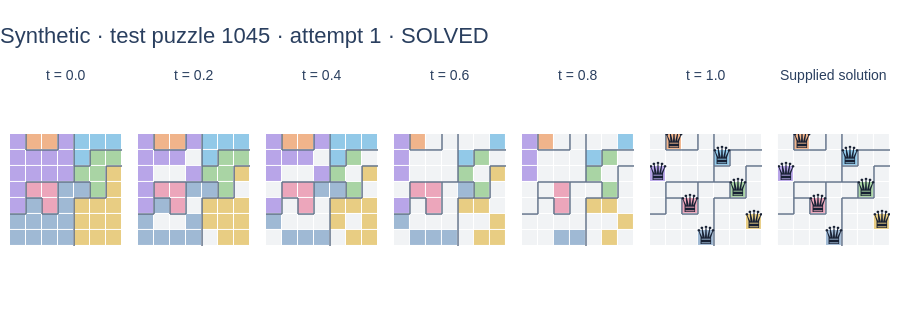
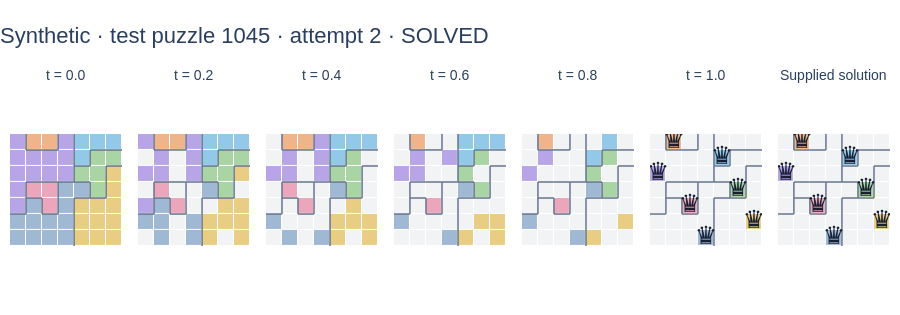

Notebook source saved alongside these figures, in order:
### Code cell
N_TRAJECTORY_PUZZLES = 3
TRAJECTORY_ATTEMPTS = 2
CAPTURE_STEPS = tuple(sorted(set(np.rint(np.linspace(0, FLOW_STEPS, 6)).astype(int))))
trajectory_indices = splits["test"][:N_TRAJECTORY_PUZZLES]
trajectory_progress = widgets.IntProgress(
    value=0,
    max=len(trajectory_indices) * TRAJECTORY_ATTEMPTS * FLOW_STEPS,
    description="Trajectories",
    style={"description_width": "initial"},
    layout=widgets.Layout(width="100%"),
)
display(trajectory_progress)
trajectory_records = []
for puzzle_index in trajectory_indices:
    for attempt in range(TRAJECTORY_ATTEMPTS):
        offset = len(trajectory_records) * FLOW_STEPS

        def update_trajectory(done, total, offset=offset):
            trajectory_progress.value = offset + done

        final, snapshots = sample_queens(
            model,
            regions[puzzle_index],
            steps=FLOW_STEPS,
            seed=SEED + 1000 + len(trajectory_records),
            capture_steps=CAPTURE_STEPS,
            progress=update_trajectory,
        )
        solved = bool(
            solution_checks(regions[puzzle_index], final[0].numpy())["solved"]
        )
        trajectory_records.append((puzzle_index, attempt, snapshots, solved))
trajectory_progress.bar_style = "success"

for puzzle_index, attempt, snapshots, solved in trajectory_records:
    titles = [f"t = {step / FLOW_STEPS:.1f}" for step in CAPTURE_STEPS] + [
        "Supplied solution"
    ]
    fig = make_subplots(
        rows=1, cols=len(titles), subplot_titles=titles, horizontal_spacing=0.018
    )
    for col, step in enumerate(CAPTURE_STEPS, start=1):
        add_board(
            fig,
            snapshots[step][0].numpy(),
            regions[puzzle_index],
            1,
            col,
            queens=step == FLOW_STEPS,
        )
    add_board(
        fig,
        target_tokens[puzzle_index],
        regions[puzzle_index],
        1,
        len(titles),
        queens=True,
    )
    source = puzzles["source_names"][puzzle_index]
    status = "SOLVED" if solved else "UNSOLVED"
    style_boards(
        fig, f"{source} · test puzzle {puzzle_index} · attempt {attempt + 1} · {status}"
    ).show(config=PLOT_CONFIG)

### Figure 1 — Plotly figure (JSON) as saved in the notebook; plotly's stock layout.template omitted (floating-point values rounded to 4 significant figures)
{"data": [{"colorscale": [[0, "#B8A5E8"], [0.125, "#B8A5E8"], [0.125, "#F0B48B"], [0.25, "#F0B48B"], [0.25, "#92C9E8"], [0.375, "#92C9E8"], [0.375, "#A9D4A4"], [0.5, "#A9D4A4"], [0.5, "#E8CD83"], [0.625, "#E8CD83"], [0.625, "#ECA6BB"], [0.75, "#ECA6BB"], [0.75, "#9FB9D4"], [0.875, "#9FB9D4"], [0.875, "#F1F3F5"], [1, "#F1F3F5"]], "customdata": [[0, 1, 1, 0, 2, 2, 2], [0, 0, 0, 0, 2, 3, 3], [0, 0, 0, 0, 3, 3, 4], [0, 5, 5, 6, 6, 3, 4], [0, 6, 5, 6, 4, 4, 4], [6, 6, 6, 6, 4, 4, 4], [6, 6, 6, 6, 4, 4, 4]], "hovertemplate": "row=%{y}, col=%{x}<br>region=%{customdata}<br>token=%{z}<extra></extra>", "showscale": false, "type": "heatmap", "xaxis": "x", "xgap": 1, "yaxis": "y", "ygap": 1, "z": [[0, 1, 1, 0, 2, 2, 2], [0, 0, 0, 0, 2, 3, 3], [0, 0, 0, 0, 3, 3, 4], [0, 5, 5, 6, 6, 3, 4], [0, 6, 5, 6, 4, 4, 4], [6, 6, 6, 6, 4, 4, 4], [6, 6, 6, 6, 4, 4, 4]], "zmax": 7.5, "zmin": -0.5}, {"hoverinfo": "skip", "line": {"color": "#64748B", "width": 1.5}, "mode": "lines", "showlegend": false, "type": "scatter", "x": [0.5, 0.5, null, 0.5, 1.5, null, 2.5, 2.5, null, 1.5, 2.5, null, 3.5, 3.5, null, 4.5, 5.5, null, 5.5, 6.5, null, 3.5, 3.5, null, 4.5, 4.5, null, 3.5, 4.5, null, 5.5, 6.5, null, 0.5, 1.5, null, 1.5, 2.5, null, 3.5, 3.5, null, 2.5, 3.5, null, 3.5, 4.5, null, 5.5, 5.5, null, 0.5, 0.5, null, 0.5, 1.5, null, 2.5, 2.5, null, 4.5, 4.5, null, 3.5, 4.5, null, 5.5, 5.5, null, 4.5, 5.5, null, 0.5, 0.5, null, -0.5, 0.5, null, 1.5, 1.5, null, 2.5, 2.5, null, 1.5, 2.5, null, 3.5, 3.5, null, 3.5, 3.5, null, 3.5, 3.5, null], "xaxis": "x", "y": [-0.5, 0.5, null, 0.5, 0.5, null, -0.5, 0.5, null, 0.5, 0.5, null, -0.5, 0.5, null, 0.5, 0.5, null, 0.5, 0.5, null, 0.5, 1.5, null, 0.5, 1.5, null, 1.5, 1.5, null, 1.5, 1.5, null, 2.5, 2.5, null, 2.5, 2.5, null, 1.5, 2.5, null, 2.5, 2.5, null, 2.5, 2.5, null, 1.5, 2.5, null, 2.5, 3.5, null, 3.5, 3.5, null, 2.5, 3.5, null, 2.5, 3.5, null, 3.5, 3.5, null, 2.5, 3.5, null, 3.5, 3.5, null, 3.5, 4.5, null, 4.5, 4.5, null, 3.5, 4.5, null, 3.5, 4.5, null, 4.5, 4.5, null, 3.5, 4.5, null, 4.5, 5.5, null, 5.5, 6.5, null], "yaxis": "y"}, {"colorscale": [[0, "#B8A5E8"], [0.125, "#B8A5E8"], [0.125, "#F0B48B"], [0.25, "#F0B48B"], [0.25, "#92C9E8"], [0.375, "#92C9E8"], [0.375, "#A9D4A4"], [0.5, "#A9D4A4"], [0.5, "#E8CD83"], [0.625, "#E8CD83"], [0.625, "#ECA6BB"], [0.75, "#ECA6BB"], [0.75, "#9FB9D4"], [0.875, "#9FB9D4"], [0.875, "#F1F3F5"], [1, "#F1F3F5"]], "customdata": [[0, 1, 1, 0, 2, 2, 2], [0, 0, 0, 0, 2, 3, 3], [0, 0, 0, 0, 3, 3, 4], [0, 5, 5, 6, 6, 3, 4], [0, 6, 5, 6, 4, 4, 4], [6, 6, 6, 6, 4, 4, 4], [6, 6, 6, 6, 4, 4, 4]], "hovertemplate": "row=%{y}, col=%{x}<br>region=%{customdata}<br>token=%{z}<extra></extra>", "showscale": false, "type": "heatmap", "xaxis": "x2", "xgap": 1, "yaxis": "y2", "ygap": 1, "z": [[0, 1, 1, 0, 2, 2, 2], [0, 0, 0, 7, 2, 3, 3], [0, 7, 7, 0, 3, 3, 4], [0, 5, 5, 6, 6, 3, 7], [0, 6, 5, 7, 4, 4, 4], [6, 7, 7, 6, 4, 4, 4], [6, 6, 6, 6, 7, 4, 4]], "zmax": 7.5, "zmin": -0.5}, {"hoverinfo": "skip", "line": {"color": "#64748B", "width": 1.5}, "mode": "lines", "showlegend": false, "type": "scatter", "x": [0.5, 0.5, null, 0.5, 1.5, null, 2.5, 2.5, null, 1.5, 2.5, null, 3.5, 3.5, null, 4.5, 5.5, null, 5.5, 6.5, null, 3.5, 3.5, null, 4.5, 4.5, null, 3.5, 4.5, null, 5.5, 6.5, null, 0.5, 1.5, null, 1.5, 2.5, null, 3.5, 3.5, null, 2.5, 3.5, null, 3.5, 4.5, null, 5.5, 5.5, null, 0.5, 0.5, null, 0.5, 1.5, null, 2.5, 2.5, null, 4.5, 4.5, null, 3.5, 4.5, null, 5.5, 5.5, null, 4.5, 5.5, null, 0.5, 0.5, null, -0.5, 0.5, null, 1.5, 1.5, null, 2.5, 2.5, null, 1.5, 2.5, null, 3.5, 3.5, null, 3.5, 3.5, null, 3.5, 3.5, null], "xaxis": "x2", "y": [-0.5, 0.5, null, 0.5, 0.5, null, -0.5, 0.5, null, 0.5, 0.5, null, -0.5, 0.5, null, 0.5, 0.5, null, 0.5, 0.5, null, 0.5, 1.5, null, 0.5, 1.5, null, 1.5, 1.5, null, 1.5, 1.5, null, 2.5, 2.5, null, 2.5, 2.5, null, 1.5, 2.5, null, 2.5, 2.5, null, 2.5, 2.5, null, 1.5, 2.5, null, 2.5, 3.5, null, 3.5, 3.5, null, 2.5, 3.5, null, 2.5, 3.5, null, 3.5, 3.5, null, 2.5, 3.5, null, 3.5, 3.5, null, 3.5, 4.5, null, 4.5, 4.5, null, 3.5, 4.5, null, 3.5, 4.5, null, 4.5, 4.5, null, 3.5, 4.5, null, 4.5, 5.5, null, 5.5, 6.5, null], "yaxis": "y2"}, {"colorscale": [[0, "#B8A5E8"], [0.125, "#B8A5E8"], [0.125, "#F0B48B"], [0.25, "#F0B48B"], [0.25, "#92C9E8"], [0.375, "#92C9E8"], [0.375, "#A9D4A4"], [0.5, "#A9D4A4"], [0.5, "#E8CD83"], [0.625, "#E8CD83"], [0.625, "#ECA6BB"], [0.75, "#ECA6BB"], [0.75, "#9FB9D4"], [0.875, "#9FB9D4"], [0.875, "#F1F3F5"], [1, "#F1F3F5"]], "customdata": [[0, 1, 1, 0, 2, 2, 2], [0, 0, 0, 0, 2, 3, 3], [0, 0, 0, 0, 3, 3, 4], [0, 5, 5, 6, 6, 3, 4], [0, 6, 5, 6, 4, 4, 4], [6, 6, 6, 6, 4, 4, 4], [6, 6, 6, 6, 4, 4, 4]], "hovertemplate": "row=%{y}, col=%{x}<br>region=%{customdata}<br>token=%{z}<extra></extra>", "showscale": false, "type": "heatmap", "xaxis": "x3", "xgap": 1, "yaxis": "y3", "ygap": 1, "z": [[0, 1, 1, 0, 2, 2, 2], [0, 0, 0, 7, 2, 3, 7], [0, 7, 7, 0, 3, 7, 4], [7, 5, 5, 6, 6, 3, 7], [0, 7, 5, 7, 4, 4, 4], [6, 7, 7, 7, 4, 7, 4], [7, 6, 6, 6, 7, 4, 4]], "zmax": 7.5, "zmin": -0.5}, {"hoverinfo": "skip", "line": {"color": "#64748B", "width": 1.5}, "mode": "lines", "showlegend": false, "type": "scatter", "x": [0.5, 0.5, null, 0.5, 1.5, null, 2.5, 2.5, null, 1.5, 2.5, null, 3.5, 3.5, null, 4.5, 5.5, null, 5.5, 6.5, null, 3.5, 3.5, null, 4.5, 4.5, null, 3.5, 4.5, null, 5.5, 6.5, null, 0.5, 1.5, null, 1.5, 2.5, null, 3.5, 3.5, null, 2.5, 3.5, null, 3.5, 4.5, null, 5.5, 5.5, null, 0.5, 0.5, null, 0.5, 1.5, null, 2.5, 2.5, null, 4.5, 4.5, null, 3.5, 4.5, null, 5.5, 5.5, null, 4.5, 5.5, null, 0.5, 0.5, null, -0.5, 0.5, null, 1.5, 1.5, null, 2.5, 2.5, null, 1.5, 2.5, null, 3.5, 3.5, null, 3.5, 3.5, null, 3.5, 3.5, null], "xaxis": "x3", "y": [-0.5, 0.5, null, 0.5, 0.5, null, -0.5, 0.5, null, 0.5, 0.5, null, -0.5, 0.5, null, 0.5, 0.5, null, 0.5, 0.5, null, 0.5, 1.5, null, 0.5, 1.5, null, 1.5, 1.5, null, 1.5, 1.5, null, 2.5, 2.5, null, 2.5, 2.5, null, 1.5, 2.5, null, 2.5, 2.5, null, 2.5, 2.5, null, 1.5, 2.5, null, 2.5, 3.5, null, 3.5, 3.5, null, 2.5, 3.5, null, 2.5, 3.5, null, 3.5, 3.5, null, 2.5, 3.5, null, 3.5, 3.5, null, 3.5, 4.5, null, 4.5, 4.5, null, 3.5, 4.5, null, 3.5, 4.5, null, 4.5, 4.5, null, 3.5, 4.5, null, 4.5, 5.5, null, 5.5, 6.5, null], "yaxis": "y3"}, {"colorscale": [[0, "#B8A5E8"], [0.125, "#B8A5E8"], [0.125, "#F0B48B"], [0.25, "#F0B48B"], [0.25, "#92C9E8"], [0.375, "#92C9E8"], [0.375, "#A9D4A4"], [0.5, "#A9D4A4"], [0.5, "#E8CD83"], [0.625, "#E8CD83"], [0.625, "#ECA6BB"], [0.75, "#ECA6BB"], [0.75, "#9FB9D4"], [0.875, "#9FB9D4"], [0.875, "#F1F3F5"], [1, "#F1F3F5"]], "customdata": [[0, 1, 1, 0, 2, 2, 2], [0, 0, 0, 0, 2, 3, 3], [0, 0, 0, 0, 3, 3, 4], [0, 5, 5, 6, 6, 3, 4], [0, 6, 5, 6, 4, 4, 4], [6, 6, 6, 6, 4, 4, 4], [6, 6, 6, 6, 4, 4, 4]], "hovertemplate": "row=%{y}, col=%{x}<br>region=%{customdata}<br>token=%{z}<extra></extra>", "showscale": false, "type": "heatmap", "xaxis": "x4", "xgap": 1, "yaxis": "y4", "ygap": 1, "z": [[0, 1, 7, 7, 7, 7, 2], [0, 7, 7, 7, 2, 3, 7], [0, 7, 7, 7, 3, 7, 4], [7, 5, 5, 7, 6, 3, 7], [0, 7, 5, 7, 4, 4, 7], [6, 7, 7, 7, 7, 7, 4], [7, 6, 6, 6, 7, 4, 4]], "zmax": 7.5, "zmin": -0.5}, {"hoverinfo": "skip", "line": {"color": "#64748B", "width": 1.5}, "mode": "lines", "showlegend": false, "type": "scatter", "x": [0.5, 0.5, null, 0.5, 1.5, null, 2.5, 2.5, null, 1.5, 2.5, null, 3.5, 3.5, null, 4.5, 5.5, null, 5.5, 6.5, null, 3.5, 3.5, null, 4.5, 4.5, null, 3.5, 4.5, null, 5.5, 6.5, null, 0.5, 1.5, null, 1.5, 2.5, null, 3.5, 3.5, null, 2.5, 3.5, null, 3.5, 4.5, null, 5.5, 5.5, null, 0.5, 0.5, null, 0.5, 1.5, null, 2.5, 2.5, null, 4.5, 4.5, null, 3.5, 4.5, null, 5.5, 5.5, null, 4.5, 5.5, null, 0.5, 0.5, null, -0.5, 0.5, null, 1.5, 1.5, null, 2.5, 2.5, null, 1.5, 2.5, null, 3.5, 3.5, null, 3.5, 3.5, null, 3.5, 3.5, null], "xaxis": "x4", "y": [-0.5, 0.5, null, 0.5, 0.5, null, -0.5, 0.5, null, 0.5, 0.5, null, -0.5, 0.5, null, 0.5, 0.5, null, 0.5, 0.5, null, 0.5, 1.5, null, 0.5, 1.5, null, 1.5, 1.5, null, 1.5, 1.5, null, 2.5, 2.5, null, 2.5, 2.5, null, 1.5, 2.5, null, 2.5, 2.5, null, 2.5, 2.5, null, 1.5, 2.5, null, 2.5, 3.5, null, 3.5, 3.5, null, 2.5, 3.5, null, 2.5, 3.5, null, 3.5, 3.5, null, 2.5, 3.5, null, 3.5, 3.5, null, 3.5, 4.5, null, 4.5, 4.5, null, 3.5, 4.5, null, 3.5, 4.5, null, 4.5, 4.5, null, 3.5, 4.5, null, 4.5, 5.5, null, 5.5, 6.5, null], "yaxis": "y4"}, {"colorscale": [[0, "#B8A5E8"], [0.125, "#B8A5E8"], [0.125, "#F0B48B"], [0.25, "#F0B48B"], [0.25, "#92C9E8"], [0.375, "#92C9E8"], [0.375, "#A9D4A4"], [0.5, "#A9D4A4"], [0.5, "#E8CD83"], [0.625, "#E8CD83"], [0.625, "#ECA6BB"], [0.75, "#ECA6BB"], [0.75, "#9FB9D4"], [0.875, "#9FB9D4"], [0.875, "#F1F3F5"], [1, "#F1F3F5"]], "customdata": [[0, 1, 1, 0, 2, 2, 2], [0, 0, 0, 0, 2, 3, 3], [0, 0, 0, 0, 3, 3, 4], [0, 5, 5, 6, 6, 3, 4], [0, 6, 5, 6, 4, 4, 4], [6, 6, 6, 6, 4, 4, 4], [6, 6, 6, 6, 4, 4, 4]], "hovertemplate": "row=%{y}, col=%{x}<br>region=%{customdata}<br>token=%{z}<extra></extra>", "showscale": false, "type": "heatmap", "xaxis": "x5", "xgap": 1, "yaxis": "y5", "ygap": 1, "z": [[0, 1, 7, 7, 7, 7, 2], [0, 7, 7, 7, 2, 3, 7], [0, 7, 7, 7, 3, 7, 7], [7, 7, 5, 7, 7, 3, 7], [7, 7, 5, 7, 4, 4, 7], [7, 7, 7, 7, 7, 7, 4], [7, 7, 6, 6, 7, 4, 7]], "zmax": 7.5, "zmin": -0.5}, {"hoverinfo": "skip", "line": {"color": "#64748B", "width": 1.5}, "mode": "lines", "showlegend": false, "type": "scatter", "x": [0.5, 0.5, null, 0.5, 1.5, null, 2.5, 2.5, null, 1.5, 2.5, null, 3.5, 3.5, null, 4.5, 5.5, null, 5.5, 6.5, null, 3.5, 3.5, null, 4.5, 4.5, null, 3.5, 4.5, null, 5.5, 6.5, null, 0.5, 1.5, null, 1.5, 2.5, null, 3.5, 3.5, null, 2.5, 3.5, null, 3.5, 4.5, null, 5.5, 5.5, null, 0.5, 0.5, null, 0.5, 1.5, null, 2.5, 2.5, null, 4.5, 4.5, null, 3.5, 4.5, null, 5.5, 5.5, null, 4.5, 5.5, null, 0.5, 0.5, null, -0.5, 0.5, null, 1.5, 1.5, null, 2.5, 2.5, null, 1.5, 2.5, null, 3.5, 3.5, null, 3.5, 3.5, null, 3.5, 3.5, null], "xaxis": "x5", "y": [-0.5, 0.5, null, 0.5, 0.5, null, -0.5, 0.5, null, 0.5, 0.5, null, -0.5, 0.5, null, 0.5, 0.5, null, 0.5, 0.5, null, 0.5, 1.5, null, 0.5, 1.5, null, 1.5, 1.5, null, 1.5, 1.5, null, 2.5, 2.5, null, 2.5, 2.5, null, 1.5, 2.5, null, 2.5, 2.5, null, 2.5, 2.5, null, 1.5, 2.5, null, 2.5, 3.5, null, 3.5, 3.5, null, 2.5, 3.5, null, 2.5, 3.5, null, 3.5, 3.5, null, 2.5, 3.5, null, 3.5, 3.5, null, 3.5, 4.5, null, 4.5, 4.5, null, 3.5, 4.5, null, 3.5, 4.5, null, 4.5, 4.5, null, 3.5, 4.5, null, 4.5, 5.5, null, 5.5, 6.5, null], "yaxis": "y5"}, {"colorscale": [[0, "#B8A5E8"], [0.125, "#B8A5E8"], [0.125, "#F0B48B"], [0.25, "#F0B48B"], [0.25, "#92C9E8"], [0.375, "#92C9E8"], [0.375, "#A9D4A4"], [0.5, "#A9D4A4"], [0.5, "#E8CD83"], [0.625, "#E8CD83"], [0.625, "#ECA6BB"], [0.75, "#ECA6BB"], [0.75, "#9FB9D4"], [0.875, "#9FB9D4"], [0.875, "#F1F3F5"], [1, "#F1F3F5"]], "customdata": [[0, 1, 1, 0, 2, 2, 2], [0, 0, 0, 0, 2, 3, 3], [0, 0, 0, 0, 3, 3, 4], [0, 5, 5, 6, 6, 3, 4], [0, 6, 5, 6, 4, 4, 4], [6, 6, 6, 6, 4, 4, 4], [6, 6, 6, 6, 4, 4, 4]], "hovertemplate": "row=%{y}, col=%{x}<br>region=%{customdata}<br>token=%{z}<extra></extra>", "showscale": false, "type": "heatmap", "xaxis": "x6", "xgap": 1, "yaxis": "y6", "ygap": 1, "z": [[7, 1, 7, 7, 7, 7, 7], [7, 7, 7, 7, 2, 7, 7], [0, 7, 7, 7, 7, 7, 7], [7, 7, 7, 7, 7, 3, 7], [7, 7, 5, 7, 7, 7, 7], [7, 7, 7, 7, 7, 7, 4], [7, 7, 7, 6, 7, 7, 7]], "zmax": 7.5, "zmin": -0.5}, {"hoverinfo": "skip", "line": {"color": "#64748B", "width": 1.5}, "mode": "lines", "showlegend": false, "type": "scatter", "x": [0.5, 0.5, null, 0.5, 1.5, null, 2.5, 2.5, null, 1.5, 2.5, null, 3.5, 3.5, null, 4.5, 5.5, null, 5.5, 6.5, null, 3.5, 3.5, null, 4.5, 4.5, null, 3.5, 4.5, null, 5.5, 6.5, null, 0.5, 1.5, null, 1.5, 2.5, null, 3.5, 3.5, null, 2.5, 3.5, null, 3.5, 4.5, null, 5.5, 5.5, null, 0.5, 0.5, null, 0.5, 1.5, null, 2.5, 2.5, null, 4.5, 4.5, null, 3.5, 4.5, null, 5.5, 5.5, null, 4.5, 5.5, null, 0.5, 0.5, null, -0.5, 0.5, null, 1.5, 1.5, null, 2.5, 2.5, null, 1.5, 2.5, null, 3.5, 3.5, null, 3.5, 3.5, null, 3.5, 3.5, null], "xaxis": "x6", "y": [-0.5, 0.5, null, 0.5, 0.5, null, -0.5, 0.5, null, 0.5, 0.5, null, -0.5, 0.5, null, 0.5, 0.5, null, 0.5, 0.5, null, 0.5, 1.5, null, 0.5, 1.5, null, 1.5, 1.5, null, 1.5, 1.5, null, 2.5, 2.5, null, 2.5, 2.5, null, 1.5, 2.5, null, 2.5, 2.5, null, 2.5, 2.5, null, 1.5, 2.5, null, 2.5, 3.5, null, 3.5, 3.5, null, 2.5, 3.5, null, 2.5, 3.5, null, 3.5, 3.5, null, 2.5, 3.5, null, 3.5, 3.5, null, 3.5, 4.5, null, 4.5, 4.5, null, 3.5, 4.5, null, 3.5, 4.5, null, 4.5, 4.5, null, 3.5, 4.5, null, 4.5, 5.5, null, 5.5, 6.5, null], "yaxis": "y6"}, {"hoverinfo": "skip", "mode": "text", "showlegend": false, "text": ["♛", "♛", "♛", "♛", "♛", "♛", "♛"], "textfont": {"color": "#172033", "size": 25}, "type": "scatter", "x": [1, 4, 0, 5, 2, 6, 3], "xaxis": "x6", "y": [0, 1, 2, 3, 4, 5, 6], "yaxis": "y6"}, {"colorscale": [[0, "#B8A5E8"], [0.125, "#B8A5E8"], [0.125, "#F0B48B"], [0.25, "#F0B48B"], [0.25, "#92C9E8"], [0.375, "#92C9E8"], [0.375, "#A9D4A4"], [0.5, "#A9D4A4"], [0.5, "#E8CD83"], [0.625, "#E8CD83"], [0.625, "#ECA6BB"], [0.75, "#ECA6BB"], [0.75, "#9FB9D4"], [0.875, "#9FB9D4"], [0.875, "#F1F3F5"], [1, "#F1F3F5"]], "customdata": [[0, 1, 1, 0, 2, 2, 2], [0, 0, 0, 0, 2, 3, 3], [0, 0, 0, 0, 3, 3, 4], [0, 5, 5, 6, 6, 3, 4], [0, 6, 5, 6, 4, 4, 4], [6, 6, 6, 6, 4, 4, 4], [6, 6, 6, 6, 4, 4, 4]], "hovertemplate": "row=%{y}, col=%{x}<br>region=%{customdata}<br>token=%{z}<extra></extra>", "showscale": false, "type": "heatmap", "xaxis": "x7", "xgap": 1, "yaxis": "y7", "ygap": 1, "z": [[7, 1, 7, 7, 7, 7, 7], [7, 7, 7, 7, 2, 7, 7], [0, 7, 7, 7, 7, 7, 7], [7, 7, 7, 7, 7, 3, 7], [7, 7, 5, 7, 7, 7, 7], [7, 7, 7, 7, 7, 7, 4], [7, 7, 7, 6, 7, 7, 7]], "zmax": 7.5, "zmin": -0.5}, {"hoverinfo": "skip", "line": {"color": "#64748B", "width": 1.5}, "mode": "lines", "showlegend": false, "type": "scatter", "x": [0.5, 0.5, null, 0.5, 1.5, null, 2.5, 2.5, null, 1.5, 2.5, null, 3.5, 3.5, null, 4.5, 5.5, null, 5.5, 6.5, null, 3.5, 3.5, null, 4.5, 4.5, null, 3.5, 4.5, null, 5.5, 6.5, null, 0.5, 1.5, null, 1.5, 2.5, null, 3.5, 3.5, null, 2.5, 3.5, null, 3.5, 4.5, null, 5.5, 5.5, null, 0.5, 0.5, null, 0.5, 1.5, null, 2.5, 2.5, null, 4.5, 4.5, null, 3.5, 4.5, null, 5.5, 5.5, null, 4.5, 5.5, null, 0.5, 0.5, null, -0.5, 0.5, null, 1.5, 1.5, null, 2.5, 2.5, null, 1.5, 2.5, null, 3.5, 3.5, null, 3.5, 3.5, null, 3.5, 3.5, null], "xaxis": "x7", "y": [-0.5, 0.5, null, 0.5, 0.5, null, -0.5, 0.5, null, 0.5, 0.5, null, -0.5, 0.5, null, 0.5, 0.5, null, 0.5, 0.5, null, 0.5, 1.5, null, 0.5, 1.5, null, 1.5, 1.5, null, 1.5, 1.5, null, 2.5, 2.5, null, 2.5, 2.5, null, 1.5, 2.5, null, 2.5, 2.5, null, 2.5, 2.5, null, 1.5, 2.5, null, 2.5, 3.5, null, 3.5, 3.5, null, 2.5, 3.5, null, 2.5, 3.5, null, 3.5, 3.5, null, 2.5, 3.5, null, 3.5, 3.5, null, 3.5, 4.5, null, 4.5, 4.5, null, 3.5, 4.5, null, 3.5, 4.5, null, 4.5, 4.5, null, 3.5, 4.5, null, 4.5, 5.5, null, 5.5, 6.5, null], "yaxis": "y7"}, {"hoverinfo": "skip", "mode": "text", "showlegend": false, "text": ["♛", "♛", "♛", "♛", "♛", "♛", "♛"], "textfont": {"color": "#172033", "size": 25}, "type": "scatter", "x": [1, 4, 0, 5, 2, 6, 3], "xaxis": "x7", "y": [0, 1, 2, 3, 4, 5, 6], "yaxis": "y7"}], "layout": {"annotations": [{"font": {"size": 14}, "showarrow": false, "text": "t = 0.0", "x": 0.06371, "xanchor": "center", "xref": "paper", "y": 1, "yanchor": "bottom", "yref": "paper"}, {"font": {"size": 14}, "showarrow": false, "text": "t = 0.2", "x": 0.2091, "xanchor": "center", "xref": "paper", "y": 1, "yanchor": "bottom", "yref": "paper"}, {"font": {"size": 14}, "showarrow": false, "text": "t = 0.4", "x": 0.3546, "xanchor": "center", "xref": "paper", "y": 1, "yanchor": "bottom", "yref": "paper"}, {"font": {"size": 14}, "showarrow": false, "text": "t = 0.6", "x": 0.5, "xanchor": "center", "xref": "paper", "y": 1, "yanchor": "bottom", "yref": "paper"}, {"font": {"size": 14}, "showarrow": false, "text": "t = 0.8", "x": 0.6454, "xanchor": "center", "xref": "paper", "y": 1, "yanchor": "bottom", "yref": "paper"}, {"font": {"size": 14}, "showarrow": false, "text": "t = 1.0", "x": 0.7909, "xanchor": "center", "xref": "paper", "y": 1, "yanchor": "bottom", "yref": "paper"}, {"font": {"size": 14}, "showarrow": false, "text": "Supplied solution", "x": 0.9363, "xanchor": "center", "xref": "paper", "y": 1, "yanchor": "bottom", "yref": "paper"}], "autosize": true, "font": {"family": "Arial, sans-serif", "size": 15}, "height": 315, "margin": {"b": 20, "l": 10, "r": 10, "t": 85}, "showlegend": false, "title": {"font": {"size": 22}, "text": "Synthetic · test puzzle 1045 · attempt 1 · SOLVED", "x": 0}, "xaxis": {"anchor": "y", "constrain": "domain", "domain": [0, 0.1274], "fixedrange": true, "range": [-0.5, 6.5], "showgrid": false, "showticklabels": false, "zeroline": false}, "xaxis2": {"anchor": "y2", "constrain": "domain", "domain": [0.1454, 0.2729], "fixedrange": true, "range": [-0.5, 6.5], "showgrid": false, "showticklabels": false, "zeroline": false}, "xaxis3": {"anchor": "y3", "constrain": "domain", "domain": [0.2909, 0.4183], "fixedrange": true, "range": [-0.5, 6.5], "showgrid": false, "showticklabels": false, "zeroline": false}, "xaxis4": {"anchor": "y4", "constrain": "domain", "domain": [0.4363, 0.5637], "fixedrange": true, "range": [-0.5, 6.5], "showgrid": false, "showticklabels": false, "zeroline": false}, "xaxis5": {"anchor": "y5", "constrain": "domain", "domain": [0.5817, 0.7091], "fixedrange": true, "range": [-0.5, 6.5], "showgrid": false, "showticklabels": false, "zeroline": false}, "xaxis6": {"anchor": "y6", "constrain": "domain", "domain": [0.7271, 0.8546], "fixedrange": true, "range": [-0.5, 6.5], "showgrid": false, "showticklabels": false, "zeroline": false}, "xaxis7": {"anchor": "y7", "constrain": "domain", "domain": [0.8726, 1.0], "fixedrange": true, "range": [-0.5, 6.5], "showgrid": false, "showticklabels": false, "zeroline": false}, "yaxis": {"anchor": "x", "constrain": "domain", "domain": [0, 1], "fixedrange": true, "range": [6.5, -0.5], "scaleanchor": "x", "scaleratio": 1, "showgrid": false, "showticklabels": false, "zeroline": false}, "yaxis2": {"anchor": "x2", "constrain": "domain", "domain": [0, 1], "fixedrange": true, "range": [6.5, -0.5], "scaleanchor": "x2", "scaleratio": 1, "showgrid": false, "showticklabels": false, "zeroline": false}, "yaxis3": {"anchor": "x3", "constrain": "domain", "domain": [0, 1], "fixedrange": true, "range": [6.5, -0.5], "scaleanchor": "x3", "scaleratio": 1, "showgrid": false, "showticklabels": false, "zeroline": false}, "yaxis4": {"anchor": "x4", "constrain": "domain", "domain": [0, 1], "fixedrange": true, "range": [6.5, -0.5], "scaleanchor": "x4", "scaleratio": 1, "showgrid": false, "showticklabels": false, "zeroline": false}, "yaxis5": {"anchor": "x5", "constrain": "domain", "domain": [0, 1], "fixedrange": true, "range": [6.5, -0.5], "scaleanchor": "x5", "scaleratio": 1, "showgrid": false, "showticklabels": false, "zeroline": false}, "yaxis6": {"anchor": "x6", "constrain": "domain", "domain": [0, 1], "fixedrange": true, "range": [6.5, -0.5], "scaleanchor": "x6", "scaleratio": 1, "showgrid": false, "showticklabels": false, "zeroline": false}, "yaxis7": {"anchor": "x7", "constrain": "domain", "domain": [0, 1], "fixedrange": true, "range": [6.5, -0.5], "scaleanchor": "x7", "scaleratio": 1, "showgrid": false, "showticklabels": false, "zeroline": false}}}

### Figure 2 — Plotly figure (JSON) as saved in the notebook; plotly's stock layout.template omitted (floating-point values rounded to 4 significant figures)
{"data": [{"colorscale": [[0, "#B8A5E8"], [0.125, "#B8A5E8"], [0.125, "#F0B48B"], [0.25, "#F0B48B"], [0.25, "#92C9E8"], [0.375, "#92C9E8"], [0.375, "#A9D4A4"], [0.5, "#A9D4A4"], [0.5, "#E8CD83"], [0.625, "#E8CD83"], [0.625, "#ECA6BB"], [0.75, "#ECA6BB"], [0.75, "#9FB9D4"], [0.875, "#9FB9D4"], [0.875, "#F1F3F5"], [1, "#F1F3F5"]], "customdata": [[0, 1, 1, 0, 2, 2, 2], [0, 0, 0, 0, 2, 3, 3], [0, 0, 0, 0, 3, 3, 4], [0, 5, 5, 6, 6, 3, 4], [0, 6, 5, 6, 4, 4, 4], [6, 6, 6, 6, 4, 4, 4], [6, 6, 6, 6, 4, 4, 4]], "hovertemplate": "row=%{y}, col=%{x}<br>region=%{customdata}<br>token=%{z}<extra></extra>", "showscale": false, "type": "heatmap", "xaxis": "x", "xgap": 1, "yaxis": "y", "ygap": 1, "z": [[0, 1, 1, 0, 2, 2, 2], [0, 0, 0, 0, 2, 3, 3], [0, 0, 0, 0, 3, 3, 4], [0, 5, 5, 6, 6, 3, 4], [0, 6, 5, 6, 4, 4, 4], [6, 6, 6, 6, 4, 4, 4], [6, 6, 6, 6, 4, 4, 4]], "zmax": 7.5, "zmin": -0.5}, {"hoverinfo": "skip", "line": {"color": "#64748B", "width": 1.5}, "mode": "lines", "showlegend": false, "type": "scatter", "x": [0.5, 0.5, null, 0.5, 1.5, null, 2.5, 2.5, null, 1.5, 2.5, null, 3.5, 3.5, null, 4.5, 5.5, null, 5.5, 6.5, null, 3.5, 3.5, null, 4.5, 4.5, null, 3.5, 4.5, null, 5.5, 6.5, null, 0.5, 1.5, null, 1.5, 2.5, null, 3.5, 3.5, null, 2.5, 3.5, null, 3.5, 4.5, null, 5.5, 5.5, null, 0.5, 0.5, null, 0.5, 1.5, null, 2.5, 2.5, null, 4.5, 4.5, null, 3.5, 4.5, null, 5.5, 5.5, null, 4.5, 5.5, null, 0.5, 0.5, null, -0.5, 0.5, null, 1.5, 1.5, null, 2.5, 2.5, null, 1.5, 2.5, null, 3.5, 3.5, null, 3.5, 3.5, null, 3.5, 3.5, null], "xaxis": "x", "y": [-0.5, 0.5, null, 0.5, 0.5, null, -0.5, 0.5, null, 0.5, 0.5, null, -0.5, 0.5, null, 0.5, 0.5, null, 0.5, 0.5, null, 0.5, 1.5, null, 0.5, 1.5, null, 1.5, 1.5, null, 1.5, 1.5, null, 2.5, 2.5, null, 2.5, 2.5, null, 1.5, 2.5, null, 2.5, 2.5, null, 2.5, 2.5, null, 1.5, 2.5, null, 2.5, 3.5, null, 3.5, 3.5, null, 2.5, 3.5, null, 2.5, 3.5, null, 3.5, 3.5, null, 2.5, 3.5, null, 3.5, 3.5, null, 3.5, 4.5, null, 4.5, 4.5, null, 3.5, 4.5, null, 3.5, 4.5, null, 4.5, 4.5, null, 3.5, 4.5, null, 4.5, 5.5, null, 5.5, 6.5, null], "yaxis": "y"}, {"colorscale": [[0, "#B8A5E8"], [0.125, "#B8A5E8"], [0.125, "#F0B48B"], [0.25, "#F0B48B"], [0.25, "#92C9E8"], [0.375, "#92C9E8"], [0.375, "#A9D4A4"], [0.5, "#A9D4A4"], [0.5, "#E8CD83"], [0.625, "#E8CD83"], [0.625, "#ECA6BB"], [0.75, "#ECA6BB"], [0.75, "#9FB9D4"], [0.875, "#9FB9D4"], [0.875, "#F1F3F5"], [1, "#F1F3F5"]], "customdata": [[0, 1, 1, 0, 2, 2, 2], [0, 0, 0, 0, 2, 3, 3], [0, 0, 0, 0, 3, 3, 4], [0, 5, 5, 6, 6, 3, 4], [0, 6, 5, 6, 4, 4, 4], [6, 6, 6, 6, 4, 4, 4], [6, 6, 6, 6, 4, 4, 4]], "hovertemplate": "row=%{y}, col=%{x}<br>region=%{customdata}<br>token=%{z}<extra></extra>", "showscale": false, "type": "heatmap", "xaxis": "x2", "xgap": 1, "yaxis": "y2", "ygap": 1, "z": [[0, 1, 1, 0, 2, 2, 2], [7, 0, 7, 0, 2, 3, 3], [0, 0, 7, 0, 3, 3, 4], [7, 5, 7, 7, 6, 3, 7], [0, 6, 5, 7, 7, 4, 4], [6, 6, 7, 6, 4, 4, 4], [7, 6, 7, 6, 4, 7, 4]], "zmax": 7.5, "zmin": -0.5}, {"hoverinfo": "skip", "line": {"color": "#64748B", "width": 1.5}, "mode": "lines", "showlegend": false, "type": "scatter", "x": [0.5, 0.5, null, 0.5, 1.5, null, 2.5, 2.5, null, 1.5, 2.5, null, 3.5, 3.5, null, 4.5, 5.5, null, 5.5, 6.5, null, 3.5, 3.5, null, 4.5, 4.5, null, 3.5, 4.5, null, 5.5, 6.5, null, 0.5, 1.5, null, 1.5, 2.5, null, 3.5, 3.5, null, 2.5, 3.5, null, 3.5, 4.5, null, 5.5, 5.5, null, 0.5, 0.5, null, 0.5, 1.5, null, 2.5, 2.5, null, 4.5, 4.5, null, 3.5, 4.5, null, 5.5, 5.5, null, 4.5, 5.5, null, 0.5, 0.5, null, -0.5, 0.5, null, 1.5, 1.5, null, 2.5, 2.5, null, 1.5, 2.5, null, 3.5, 3.5, null, 3.5, 3.5, null, 3.5, 3.5, null], "xaxis": "x2", "y": [-0.5, 0.5, null, 0.5, 0.5, null, -0.5, 0.5, null, 0.5, 0.5, null, -0.5, 0.5, null, 0.5, 0.5, null, 0.5, 0.5, null, 0.5, 1.5, null, 0.5, 1.5, null, 1.5, 1.5, null, 1.5, 1.5, null, 2.5, 2.5, null, 2.5, 2.5, null, 1.5, 2.5, null, 2.5, 2.5, null, 2.5, 2.5, null, 1.5, 2.5, null, 2.5, 3.5, null, 3.5, 3.5, null, 2.5, 3.5, null, 2.5, 3.5, null, 3.5, 3.5, null, 2.5, 3.5, null, 3.5, 3.5, null, 3.5, 4.5, null, 4.5, 4.5, null, 3.5, 4.5, null, 3.5, 4.5, null, 4.5, 4.5, null, 3.5, 4.5, null, 4.5, 5.5, null, 5.5, 6.5, null], "yaxis": "y2"}, {"colorscale": [[0, "#B8A5E8"], [0.125, "#B8A5E8"], [0.125, "#F0B48B"], [0.25, "#F0B48B"], [0.25, "#92C9E8"], [0.375, "#92C9E8"], [0.375, "#A9D4A4"], [0.5, "#A9D4A4"], [0.5, "#E8CD83"], [0.625, "#E8CD83"], [0.625, "#ECA6BB"], [0.75, "#ECA6BB"], [0.75, "#9FB9D4"], [0.875, "#9FB9D4"], [0.875, "#F1F3F5"], [1, "#F1F3F5"]], "customdata": [[0, 1, 1, 0, 2, 2, 2], [0, 0, 0, 0, 2, 3, 3], [0, 0, 0, 0, 3, 3, 4], [0, 5, 5, 6, 6, 3, 4], [0, 6, 5, 6, 4, 4, 4], [6, 6, 6, 6, 4, 4, 4], [6, 6, 6, 6, 4, 4, 4]], "hovertemplate": "row=%{y}, col=%{x}<br>region=%{customdata}<br>token=%{z}<extra></extra>", "showscale": false, "type": "heatmap", "xaxis": "x3", "xgap": 1, "yaxis": "y3", "ygap": 1, "z": [[7, 1, 1, 0, 2, 2, 2], [7, 0, 7, 0, 2, 3, 7], [0, 0, 7, 0, 3, 3, 7], [7, 5, 7, 7, 6, 3, 7], [7, 7, 5, 7, 7, 4, 7], [6, 7, 7, 7, 4, 4, 4], [7, 6, 7, 6, 4, 7, 4]], "zmax": 7.5, "zmin": -0.5}, {"hoverinfo": "skip", "line": {"color": "#64748B", "width": 1.5}, "mode": "lines", "showlegend": false, "type": "scatter", "x": [0.5, 0.5, null, 0.5, 1.5, null, 2.5, 2.5, null, 1.5, 2.5, null, 3.5, 3.5, null, 4.5, 5.5, null, 5.5, 6.5, null, 3.5, 3.5, null, 4.5, 4.5, null, 3.5, 4.5, null, 5.5, 6.5, null, 0.5, 1.5, null, 1.5, 2.5, null, 3.5, 3.5, null, 2.5, 3.5, null, 3.5, 4.5, null, 5.5, 5.5, null, 0.5, 0.5, null, 0.5, 1.5, null, 2.5, 2.5, null, 4.5, 4.5, null, 3.5, 4.5, null, 5.5, 5.5, null, 4.5, 5.5, null, 0.5, 0.5, null, -0.5, 0.5, null, 1.5, 1.5, null, 2.5, 2.5, null, 1.5, 2.5, null, 3.5, 3.5, null, 3.5, 3.5, null, 3.5, 3.5, null], "xaxis": "x3", "y": [-0.5, 0.5, null, 0.5, 0.5, null, -0.5, 0.5, null, 0.5, 0.5, null, -0.5, 0.5, null, 0.5, 0.5, null, 0.5, 0.5, null, 0.5, 1.5, null, 0.5, 1.5, null, 1.5, 1.5, null, 1.5, 1.5, null, 2.5, 2.5, null, 2.5, 2.5, null, 1.5, 2.5, null, 2.5, 2.5, null, 2.5, 2.5, null, 1.5, 2.5, null, 2.5, 3.5, null, 3.5, 3.5, null, 2.5, 3.5, null, 2.5, 3.5, null, 3.5, 3.5, null, 2.5, 3.5, null, 3.5, 3.5, null, 3.5, 4.5, null, 4.5, 4.5, null, 3.5, 4.5, null, 3.5, 4.5, null, 4.5, 4.5, null, 3.5, 4.5, null, 4.5, 5.5, null, 5.5, 6.5, null], "yaxis": "y3"}, {"colorscale": [[0, "#B8A5E8"], [0.125, "#B8A5E8"], [0.125, "#F0B48B"], [0.25, "#F0B48B"], [0.25, "#92C9E8"], [0.375, "#92C9E8"], [0.375, "#A9D4A4"], [0.5, "#A9D4A4"], [0.5, "#E8CD83"], [0.625, "#E8CD83"], [0.625, "#ECA6BB"], [0.75, "#ECA6BB"], [0.75, "#9FB9D4"], [0.875, "#9FB9D4"], [0.875, "#F1F3F5"], [1, "#F1F3F5"]], "customdata": [[0, 1, 1, 0, 2, 2, 2], [0, 0, 0, 0, 2, 3, 3], [0, 0, 0, 0, 3, 3, 4], [0, 5, 5, 6, 6, 3, 4], [0, 6, 5, 6, 4, 4, 4], [6, 6, 6, 6, 4, 4, 4], [6, 6, 6, 6, 4, 4, 4]], "hovertemplate": "row=%{y}, col=%{x}<br>region=%{customdata}<br>token=%{z}<extra></extra>", "showscale": false, "type": "heatmap", "xaxis": "x4", "xgap": 1, "yaxis": "y4", "ygap": 1, "z": [[7, 1, 7, 7, 2, 2, 2], [7, 0, 7, 0, 2, 3, 7], [0, 0, 7, 7, 3, 7, 7], [7, 7, 7, 7, 6, 3, 7], [7, 7, 5, 7, 7, 7, 7], [6, 7, 7, 7, 7, 4, 4], [7, 7, 7, 6, 4, 7, 4]], "zmax": 7.5, "zmin": -0.5}, {"hoverinfo": "skip", "line": {"color": "#64748B", "width": 1.5}, "mode": "lines", "showlegend": false, "type": "scatter", "x": [0.5, 0.5, null, 0.5, 1.5, null, 2.5, 2.5, null, 1.5, 2.5, null, 3.5, 3.5, null, 4.5, 5.5, null, 5.5, 6.5, null, 3.5, 3.5, null, 4.5, 4.5, null, 3.5, 4.5, null, 5.5, 6.5, null, 0.5, 1.5, null, 1.5, 2.5, null, 3.5, 3.5, null, 2.5, 3.5, null, 3.5, 4.5, null, 5.5, 5.5, null, 0.5, 0.5, null, 0.5, 1.5, null, 2.5, 2.5, null, 4.5, 4.5, null, 3.5, 4.5, null, 5.5, 5.5, null, 4.5, 5.5, null, 0.5, 0.5, null, -0.5, 0.5, null, 1.5, 1.5, null, 2.5, 2.5, null, 1.5, 2.5, null, 3.5, 3.5, null, 3.5, 3.5, null, 3.5, 3.5, null], "xaxis": "x4", "y": [-0.5, 0.5, null, 0.5, 0.5, null, -0.5, 0.5, null, 0.5, 0.5, null, -0.5, 0.5, null, 0.5, 0.5, null, 0.5, 0.5, null, 0.5, 1.5, null, 0.5, 1.5, null, 1.5, 1.5, null, 1.5, 1.5, null, 2.5, 2.5, null, 2.5, 2.5, null, 1.5, 2.5, null, 2.5, 2.5, null, 2.5, 2.5, null, 1.5, 2.5, null, 2.5, 3.5, null, 3.5, 3.5, null, 2.5, 3.5, null, 2.5, 3.5, null, 3.5, 3.5, null, 2.5, 3.5, null, 3.5, 3.5, null, 3.5, 4.5, null, 4.5, 4.5, null, 3.5, 4.5, null, 3.5, 4.5, null, 4.5, 4.5, null, 3.5, 4.5, null, 4.5, 5.5, null, 5.5, 6.5, null], "yaxis": "y4"}, {"colorscale": [[0, "#B8A5E8"], [0.125, "#B8A5E8"], [0.125, "#F0B48B"], [0.25, "#F0B48B"], [0.25, "#92C9E8"], [0.375, "#92C9E8"], [0.375, "#A9D4A4"], [0.5, "#A9D4A4"], [0.5, "#E8CD83"], [0.625, "#E8CD83"], [0.625, "#ECA6BB"], [0.75, "#ECA6BB"], [0.75, "#9FB9D4"], [0.875, "#9FB9D4"], [0.875, "#F1F3F5"], [1, "#F1F3F5"]], "customdata": [[0, 1, 1, 0, 2, 2, 2], [0, 0, 0, 0, 2, 3, 3], [0, 0, 0, 0, 3, 3, 4], [0, 5, 5, 6, 6, 3, 4], [0, 6, 5, 6, 4, 4, 4], [6, 6, 6, 6, 4, 4, 4], [6, 6, 6, 6, 4, 4, 4]], "hovertemplate": "row=%{y}, col=%{x}<br>region=%{customdata}<br>token=%{z}<extra></extra>", "showscale": false, "type": "heatmap", "xaxis": "x5", "xgap": 1, "yaxis": "y5", "ygap": 1, "z": [[7, 1, 7, 7, 7, 2, 7], [7, 0, 7, 7, 2, 3, 7], [0, 7, 7, 7, 3, 7, 7], [7, 7, 7, 7, 6, 3, 7], [7, 7, 5, 7, 7, 7, 7], [6, 7, 7, 7, 7, 7, 4], [7, 7, 7, 6, 4, 7, 7]], "zmax": 7.5, "zmin": -0.5}, {"hoverinfo": "skip", "line": {"color": "#64748B", "width": 1.5}, "mode": "lines", "showlegend": false, "type": "scatter", "x": [0.5, 0.5, null, 0.5, 1.5, null, 2.5, 2.5, null, 1.5, 2.5, null, 3.5, 3.5, null, 4.5, 5.5, null, 5.5, 6.5, null, 3.5, 3.5, null, 4.5, 4.5, null, 3.5, 4.5, null, 5.5, 6.5, null, 0.5, 1.5, null, 1.5, 2.5, null, 3.5, 3.5, null, 2.5, 3.5, null, 3.5, 4.5, null, 5.5, 5.5, null, 0.5, 0.5, null, 0.5, 1.5, null, 2.5, 2.5, null, 4.5, 4.5, null, 3.5, 4.5, null, 5.5, 5.5, null, 4.5, 5.5, null, 0.5, 0.5, null, -0.5, 0.5, null, 1.5, 1.5, null, 2.5, 2.5, null, 1.5, 2.5, null, 3.5, 3.5, null, 3.5, 3.5, null, 3.5, 3.5, null], "xaxis": "x5", "y": [-0.5, 0.5, null, 0.5, 0.5, null, -0.5, 0.5, null, 0.5, 0.5, null, -0.5, 0.5, null, 0.5, 0.5, null, 0.5, 0.5, null, 0.5, 1.5, null, 0.5, 1.5, null, 1.5, 1.5, null, 1.5, 1.5, null, 2.5, 2.5, null, 2.5, 2.5, null, 1.5, 2.5, null, 2.5, 2.5, null, 2.5, 2.5, null, 1.5, 2.5, null, 2.5, 3.5, null, 3.5, 3.5, null, 2.5, 3.5, null, 2.5, 3.5, null, 3.5, 3.5, null, 2.5, 3.5, null, 3.5, 3.5, null, 3.5, 4.5, null, 4.5, 4.5, null, 3.5, 4.5, null, 3.5, 4.5, null, 4.5, 4.5, null, 3.5, 4.5, null, 4.5, 5.5, null, 5.5, 6.5, null], "yaxis": "y5"}, {"colorscale": [[0, "#B8A5E8"], [0.125, "#B8A5E8"], [0.125, "#F0B48B"], [0.25, "#F0B48B"], [0.25, "#92C9E8"], [0.375, "#92C9E8"], [0.375, "#A9D4A4"], [0.5, "#A9D4A4"], [0.5, "#E8CD83"], [0.625, "#E8CD83"], [0.625, "#ECA6BB"], [0.75, "#ECA6BB"], [0.75, "#9FB9D4"], [0.875, "#9FB9D4"], [0.875, "#F1F3F5"], [1, "#F1F3F5"]], "customdata": [[0, 1, 1, 0, 2, 2, 2], [0, 0, 0, 0, 2, 3, 3], [0, 0, 0, 0, 3, 3, 4], [0, 5, 5, 6, 6, 3, 4], [0, 6, 5, 6, 4, 4, 4], [6, 6, 6, 6, 4, 4, 4], [6, 6, 6, 6, 4, 4, 4]], "hovertemplate": "row=%{y}, col=%{x}<br>region=%{customdata}<br>token=%{z}<extra></extra>", "showscale": false, "type": "heatmap", "xaxis": "x6", "xgap": 1, "yaxis": "y6", "ygap": 1, "z": [[7, 1, 7, 7, 7, 7, 7], [7, 7, 7, 7, 2, 7, 7], [0, 7, 7, 7, 7, 7, 7], [7, 7, 7, 7, 7, 3, 7], [7, 7, 5, 7, 7, 7, 7], [7, 7, 7, 7, 7, 7, 4], [7, 7, 7, 6, 7, 7, 7]], "zmax": 7.5, "zmin": -0.5}, {"hoverinfo": "skip", "line": {"color": "#64748B", "width": 1.5}, "mode": "lines", "showlegend": false, "type": "scatter", "x": [0.5, 0.5, null, 0.5, 1.5, null, 2.5, 2.5, null, 1.5, 2.5, null, 3.5, 3.5, null, 4.5, 5.5, null, 5.5, 6.5, null, 3.5, 3.5, null, 4.5, 4.5, null, 3.5, 4.5, null, 5.5, 6.5, null, 0.5, 1.5, null, 1.5, 2.5, null, 3.5, 3.5, null, 2.5, 3.5, null, 3.5, 4.5, null, 5.5, 5.5, null, 0.5, 0.5, null, 0.5, 1.5, null, 2.5, 2.5, null, 4.5, 4.5, null, 3.5, 4.5, null, 5.5, 5.5, null, 4.5, 5.5, null, 0.5, 0.5, null, -0.5, 0.5, null, 1.5, 1.5, null, 2.5, 2.5, null, 1.5, 2.5, null, 3.5, 3.5, null, 3.5, 3.5, null, 3.5, 3.5, null], "xaxis": "x6", "y": [-0.5, 0.5, null, 0.5, 0.5, null, -0.5, 0.5, null, 0.5, 0.5, null, -0.5, 0.5, null, 0.5, 0.5, null, 0.5, 0.5, null, 0.5, 1.5, null, 0.5, 1.5, null, 1.5, 1.5, null, 1.5, 1.5, null, 2.5, 2.5, null, 2.5, 2.5, null, 1.5, 2.5, null, 2.5, 2.5, null, 2.5, 2.5, null, 1.5, 2.5, null, 2.5, 3.5, null, 3.5, 3.5, null, 2.5, 3.5, null, 2.5, 3.5, null, 3.5, 3.5, null, 2.5, 3.5, null, 3.5, 3.5, null, 3.5, 4.5, null, 4.5, 4.5, null, 3.5, 4.5, null, 3.5, 4.5, null, 4.5, 4.5, null, 3.5, 4.5, null, 4.5, 5.5, null, 5.5, 6.5, null], "yaxis": "y6"}, {"hoverinfo": "skip", "mode": "text", "showlegend": false, "text": ["♛", "♛", "♛", "♛", "♛", "♛", "♛"], "textfont": {"color": "#172033", "size": 25}, "type": "scatter", "x": [1, 4, 0, 5, 2, 6, 3], "xaxis": "x6", "y": [0, 1, 2, 3, 4, 5, 6], "yaxis": "y6"}, {"colorscale": [[0, "#B8A5E8"], [0.125, "#B8A5E8"], [0.125, "#F0B48B"], [0.25, "#F0B48B"], [0.25, "#92C9E8"], [0.375, "#92C9E8"], [0.375, "#A9D4A4"], [0.5, "#A9D4A4"], [0.5, "#E8CD83"], [0.625, "#E8CD83"], [0.625, "#ECA6BB"], [0.75, "#ECA6BB"], [0.75, "#9FB9D4"], [0.875, "#9FB9D4"], [0.875, "#F1F3F5"], [1, "#F1F3F5"]], "customdata": [[0, 1, 1, 0, 2, 2, 2], [0, 0, 0, 0, 2, 3, 3], [0, 0, 0, 0, 3, 3, 4], [0, 5, 5, 6, 6, 3, 4], [0, 6, 5, 6, 4, 4, 4], [6, 6, 6, 6, 4, 4, 4], [6, 6, 6, 6, 4, 4, 4]], "hovertemplate": "row=%{y}, col=%{x}<br>region=%{customdata}<br>token=%{z}<extra></extra>", "showscale": false, "type": "heatmap", "xaxis": "x7", "xgap": 1, "yaxis": "y7", "ygap": 1, "z": [[7, 1, 7, 7, 7, 7, 7], [7, 7, 7, 7, 2, 7, 7], [0, 7, 7, 7, 7, 7, 7], [7, 7, 7, 7, 7, 3, 7], [7, 7, 5, 7, 7, 7, 7], [7, 7, 7, 7, 7, 7, 4], [7, 7, 7, 6, 7, 7, 7]], "zmax": 7.5, "zmin": -0.5}, {"hoverinfo": "skip", "line": {"color": "#64748B", "width": 1.5}, "mode": "lines", "showlegend": false, "type": "scatter", "x": [0.5, 0.5, null, 0.5, 1.5, null, 2.5, 2.5, null, 1.5, 2.5, null, 3.5, 3.5, null, 4.5, 5.5, null, 5.5, 6.5, null, 3.5, 3.5, null, 4.5, 4.5, null, 3.5, 4.5, null, 5.5, 6.5, null, 0.5, 1.5, null, 1.5, 2.5, null, 3.5, 3.5, null, 2.5, 3.5, null, 3.5, 4.5, null, 5.5, 5.5, null, 0.5, 0.5, null, 0.5, 1.5, null, 2.5, 2.5, null, 4.5, 4.5, null, 3.5, 4.5, null, 5.5, 5.5, null, 4.5, 5.5, null, 0.5, 0.5, null, -0.5, 0.5, null, 1.5, 1.5, null, 2.5, 2.5, null, 1.5, 2.5, null, 3.5, 3.5, null, 3.5, 3.5, null, 3.5, 3.5, null], "xaxis": "x7", "y": [-0.5, 0.5, null, 0.5, 0.5, null, -0.5, 0.5, null, 0.5, 0.5, null, -0.5, 0.5, null, 0.5, 0.5, null, 0.5, 0.5, null, 0.5, 1.5, null, 0.5, 1.5, null, 1.5, 1.5, null, 1.5, 1.5, null, 2.5, 2.5, null, 2.5, 2.5, null, 1.5, 2.5, null, 2.5, 2.5, null, 2.5, 2.5, null, 1.5, 2.5, null, 2.5, 3.5, null, 3.5, 3.5, null, 2.5, 3.5, null, 2.5, 3.5, null, 3.5, 3.5, null, 2.5, 3.5, null, 3.5, 3.5, null, 3.5, 4.5, null, 4.5, 4.5, null, 3.5, 4.5, null, 3.5, 4.5, null, 4.5, 4.5, null, 3.5, 4.5, null, 4.5, 5.5, null, 5.5, 6.5, null], "yaxis": "y7"}, {"hoverinfo": "skip", "mode": "text", "showlegend": false, "text": ["♛", "♛", "♛", "♛", "♛", "♛", "♛"], "textfont": {"color": "#172033", "size": 25}, "type": "scatter", "x": [1, 4, 0, 5, 2, 6, 3], "xaxis": "x7", "y": [0, 1, 2, 3, 4, 5, 6], "yaxis": "y7"}], "layout": {"annotations": [{"font": {"size": 14}, "showarrow": false, "text": "t = 0.0", "x": 0.06371, "xanchor": "center", "xref": "paper", "y": 1, "yanchor": "bottom", "yref": "paper"}, {"font": {"size": 14}, "showarrow": false, "text": "t = 0.2", "x": 0.2091, "xanchor": "center", "xref": "paper", "y": 1, "yanchor": "bottom", "yref": "paper"}, {"font": {"size": 14}, "showarrow": false, "text": "t = 0.4", "x": 0.3546, "xanchor": "center", "xref": "paper", "y": 1, "yanchor": "bottom", "yref": "paper"}, {"font": {"size": 14}, "showarrow": false, "text": "t = 0.6", "x": 0.5, "xanchor": "center", "xref": "paper", "y": 1, "yanchor": "bottom", "yref": "paper"}, {"font": {"size": 14}, "showarrow": false, "text": "t = 0.8", "x": 0.6454, "xanchor": "center", "xref": "paper", "y": 1, "yanchor": "bottom", "yref": "paper"}, {"font": {"size": 14}, "showarrow": false, "text": "t = 1.0", "x": 0.7909, "xanchor": "center", "xref": "paper", "y": 1, "yanchor": "bottom", "yref": "paper"}, {"font": {"size": 14}, "showarrow": false, "text": "Supplied solution", "x": 0.9363, "xanchor": "center", "xref": "paper", "y": 1, "yanchor": "bottom", "yref": "paper"}], "autosize": true, "font": {"family": "Arial, sans-serif", "size": 15}, "height": 315, "margin": {"b": 20, "l": 10, "r": 10, "t": 85}, "showlegend": false, "title": {"font": {"size": 22}, "text": "Synthetic · test puzzle 1045 · attempt 2 · SOLVED", "x": 0}, "xaxis": {"anchor": "y", "constrain": "domain", "domain": [0, 0.1274], "fixedrange": true, "range": [-0.5, 6.5], "showgrid": false, "showticklabels": false, "zeroline": false}, "xaxis2": {"anchor": "y2", "constrain": "domain", "domain": [0.1454, 0.2729], "fixedrange": true, "range": [-0.5, 6.5], "showgrid": false, "showticklabels": false, "zeroline": false}, "xaxis3": {"anchor": "y3", "constrain": "domain", "domain": [0.2909, 0.4183], "fixedrange": true, "range": [-0.5, 6.5], "showgrid": false, "showticklabels": false, "zeroline": false}, "xaxis4": {"anchor": "y4", "constrain": "domain", "domain": [0.4363, 0.5637], "fixedrange": true, "range": [-0.5, 6.5], "showgrid": false, "showticklabels": false, "zeroline": false}, "xaxis5": {"anchor": "y5", "constrain": "domain", "domain": [0.5817, 0.7091], "fixedrange": true, "range": [-0.5, 6.5], "showgrid": false, "showticklabels": false, "zeroline": false}, "xaxis6": {"anchor": "y6", "constrain": "domain", "domain": [0.7271, 0.8546], "fixedrange": true, "range": [-0.5, 6.5], "showgrid": false, "showticklabels": false, "zeroline": false}, "xaxis7": {"anchor": "y7", "constrain": "domain", "domain": [0.8726, 1.0], "fixedrange": true, "range": [-0.5, 6.5], "showgrid": false, "showticklabels": false, "zeroline": false}, "yaxis": {"anchor": "x", "constrain": "domain", "domain": [0, 1], "fixedrange": true, "range": [6.5, -0.5], "scaleanchor": "x", "scaleratio": 1, "showgrid": false, "showticklabels": false, "zeroline": false}, "yaxis2": {"anchor": "x2", "constrain": "domain", "domain": [0, 1], "fixedrange": true, "range": [6.5, -0.5], "scaleanchor": "x2", "scaleratio": 1, "showgrid": false, "showticklabels": false, "zeroline": false}, "yaxis3": {"anchor": "x3", "constrain": "domain", "domain": [0, 1], "fixedrange": true, "range": [6.5, -0.5], "scaleanchor": "x3", "scaleratio": 1, "showgrid": false, "showticklabels": false, "zeroline": false}, "yaxis4": {"anchor": "x4", "constrain": "domain", "domain": [0, 1], "fixedrange": true, "range": [6.5, -0.5], "scaleanchor": "x4", "scaleratio": 1, "showgrid": false, "showticklabels": false, "zeroline": false}, "yaxis5": {"anchor": "x5", "constrain": "domain", "domain": [0, 1], "fixedrange": true, "range": [6.5, -0.5], "scaleanchor": "x5", "scaleratio": 1, "showgrid": false, "showticklabels": false, "zeroline": false}, "yaxis6": {"anchor": "x6", "constrain": "domain", "domain": [0, 1], "fixedrange": true, "range": [6.5, -0.5], "scaleanchor": "x6", "scaleratio": 1, "showgrid": false, "showticklabels": false, "zeroline": false}, "yaxis7": {"anchor": "x7", "constrain": "domain", "domain": [0, 1], "fixedrange": true, "range": [6.5, -0.5], "scaleanchor": "x7", "scaleratio": 1, "showgrid": false, "showticklabels": false, "zeroline": false}}}
